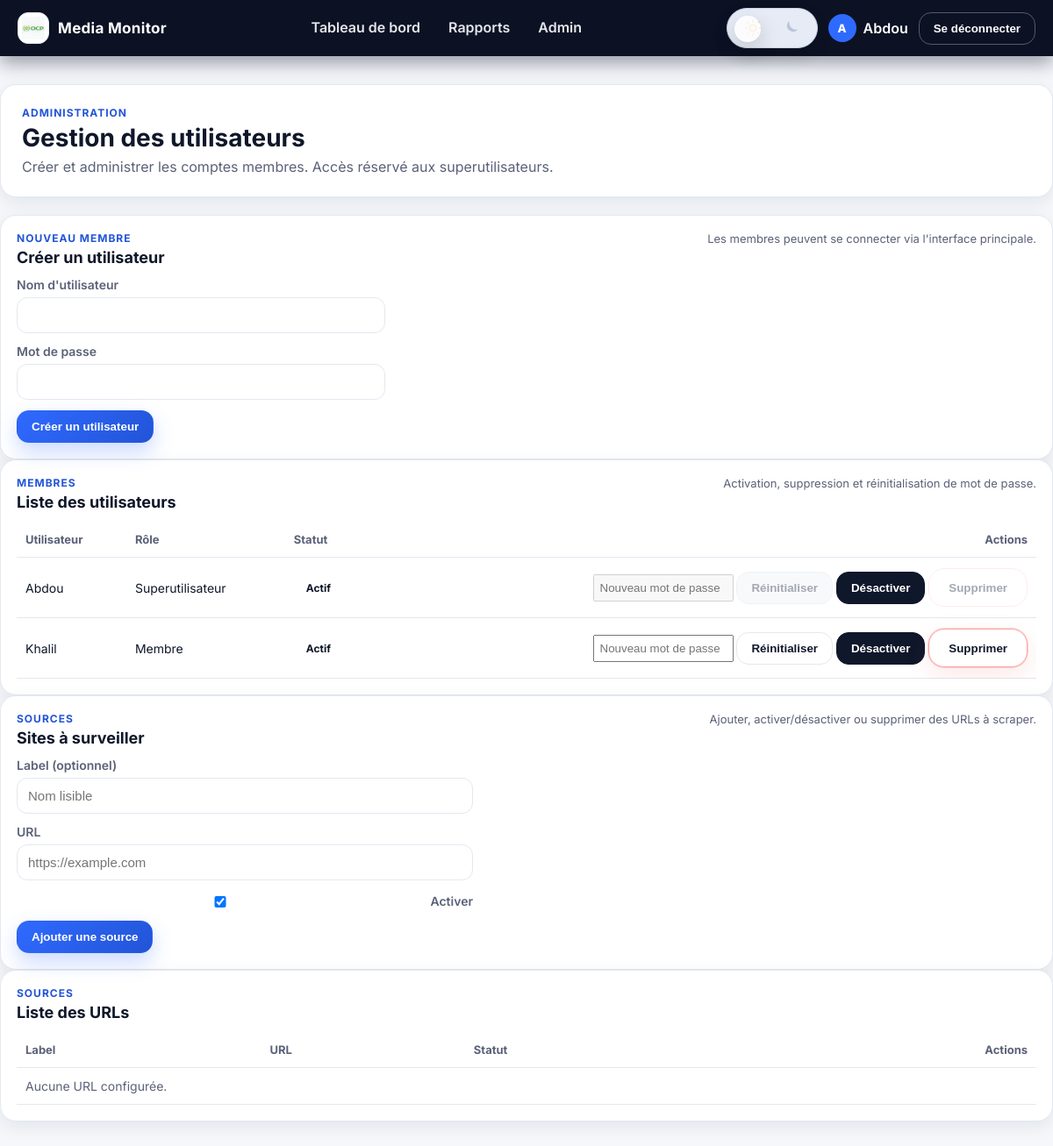
/administration/users/ (signed in), run on an earlier commit of the app's database.
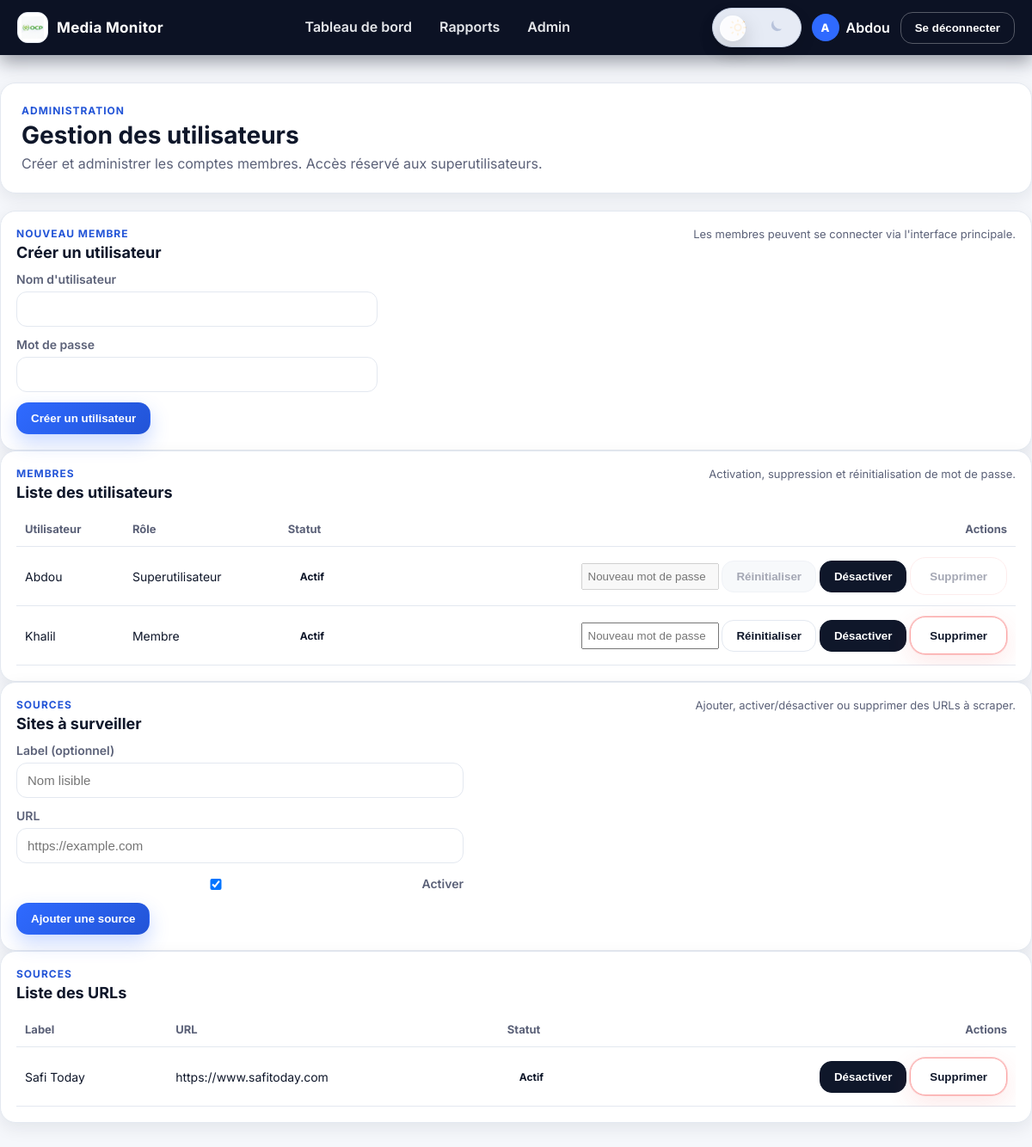
And on a later commit of the database.
### monitoring/models.py (models this page shows, shortened)
class ScrapeTarget(models.Model):
    label = models.CharField(max_length=255, blank=True, help_text="Optional friendly name")
    url = models.URLField(unique=True)
    is_active = models.BooleanField(default=True)
    created_at = models.DateTimeField(auto_now_add=True)
    class Meta:
        ordering = ["-created_at"]

### monitoring/views.py (the view, shortened to what this page needs)
# urls.py: path("administration/users/", views.admin_users, name="admin_users"),
@admin_required
@require_http_methods(["GET", "POST"])
def admin_users(request):
    User = get_user_model()
    members = (
        get_user_model()
        .objects.all()
        .order_by("username")
        .values("id", "username", "is_active", "is_superuser", "date_joined")
    )
    targets = ScrapeTarget.objects.all().order_by("-created_at")
    return render(
        request,
        "admin/users.html",
        {
            "members": members,
            "targets": targets,
        },
    )

### monitoring/templatetags/i18n_fr.py (called while the page is built)
@register.filter(name="t")
def translate(key: object) -> str:
    if key is None:
        return ""
    text = str(key)
    return TRANSLATIONS_FR.get(text, text)

### monitoring/views.py (called while the page is built)
def admin_required(view_func):
    @wraps(view_func)
    def _wrapped(request, *args, **kwargs):
        if not request.user.is_authenticated:
            messages.error(request, "Accès non autorisé")
            return redirect("monitoring:admin_login")
        if not request.user.is_superuser:
            messages.error(request, "Accès non autorisé")
            return redirect("monitoring:admin_login")
        return view_func(request, *args, **kwargs)
    return _wrapped

### monitoring/templates/admin/users.html (shortened to what the changed rows need)
{% extends "base.html" %}
{% load static %}
{% block content %}
<section class="hero">
    <div class="hero-inner">
        <div class="hero-text">
            <h1>Gestion des utilisateurs</h1>
        </div>
    </div>
</section>
<section class="panel">
    <div class="panel-header">
        <div>
            <h2>Créer un utilisateur</h2>
        </div>
    </div>
</section>
<section class="panel">
    <div class="panel-header">
        <div>
            <h2>Liste des utilisateurs</h2>
        </div>
    </div>
    <div class="table-wrapper">
        <table>
            <thead>
                <tr>
                    <th>Utilisateur</th>
                    <th>Rôle</th>
                    <th>Statut</th>
                    <th class="text-right">Actions</th>
                </tr>
            </thead>
            <tbody>
                {% for member in members %}
                    <tr>
                        <td>{{ member.username }}</td>
                        <td>{% if member.is_superuser %}Superutilisateur{% else %}Membre{% endif %}</td>
                        <td>
                            {% if member.is_active %}
                                <span class="badge">Actif</span>
                            {% else %}
                                <span class="badge danger">Désactivé</span>
                            {% endif %}
                        </td>
                        <td class="text-right">
                            <form method="post" style="display:inline;">
                                <input type="password" name="password" placeholder="Nouveau mot de passe" style="width:160px; padding:6px;" {% if member.is_superuser %}disabled{% endif %}>
                                <button class="btn secondary" type="submit" {% if member.is_superuser %}disabled{% endif %}>Réinitialiser</button>
                            </form>
                            <form method="post" style="display:inline;">
                                {% if member.is_active %}
                                    <button class="btn dark" type="submit">Désactiver</button>
                                {% else %}
                                    <input type="hidden" name="action" value="enable_user">
                                    <button class="btn dark" type="submit">Activer</button>
                                {% endif %}
                            </form>
                            <form method="post" style="display:inline;">
                                {% if member.id == request.user.id or member.is_superuser %}
                                    <button class="btn danger-delete-btn admin-users-delete-btn" data-testid="admin-delete-user" type="button" disabled>Supprimer</button>
                                {% else %}
                                    <button class="btn danger-delete-btn admin-users-delete-btn" data-testid="admin-delete-user" type="submit" onclick="return confirm('Confirmer la suppression ?');">Supprimer</button>
                                {% endif %}
                            </form>
                        </td>
                    </tr>
                {% empty %}
                    <tr><td colspan="4" class="muted">Aucun utilisateur.</td></tr>
                {% endfor %}
            </tbody>
        </table>
    </div>
</section>
<section class="panel">
    <div class="panel-header">
        <div>
            <h2>Sites à surveiller</h2>
        </div>
    </div>
</section>
<section class="panel">
    <div class="panel-header">
        <div>
            <h2>Liste des URLs</h2>
        </div>
    </div>
    <div class="table-wrapper">
        <table>
            <thead>
                <tr>
                    <th>Label</th>
                    <th>URL</th>
                    <th>Statut</th>
                    <th class="text-right">Actions</th>
                </tr>
            </thead>
            <tbody>
                {% for target in targets %}
                    <tr>
                        <td>{{ target.label|default:"—" }}</td>
                        <td><a href="{{ target.url }}" target="_blank" rel="noopener">{{ target.url }}</a></td>
                        <td>
                            {% if target.is_active %}
                                <span class="badge">Actif</span>
                            {% else %}
                                <span class="badge danger">Inactif</span>
                            {% endif %}
                        </td>
                        <td class="text-right">
                            <form method="post" style="display:inline;">
                                {% if target.is_active %}
                                    <button class="btn dark" type="submit">Désactiver</button>
                                {% else %}
                                    <button class="btn dark" type="submit">Activer</button>
                                {% endif %}
                            </form>
                            <form method="post" style="display:inline;">
                                <button class="btn danger-delete-btn" type="submit" onclick="return confirm('Supprimer cette source ?');">Supprimer</button>
                            </form>
                        </td>
                    </tr>
                {% empty %}
                    <tr><td colspan="4" class="muted">Aucune URL configurée.</td></tr>
                {% endfor %}
            </tbody>
        </table>
    </div>
</section>
{% endblock %}

### monitoring/templates/base.html (shortened to what this page needs)
{% load static %}
{% load i18n_fr %}
<!DOCTYPE html>
<html lang="fr">
<head>
    <link rel="stylesheet" href="{% static 'css/styles.css' %}">
</head>
<body>
    <header class="topbar">
        <div class="container topbar-inner">
            <a class="brand" href="{% url 'monitoring:dashboard' %}">
                <span class="brand-icon">
                    <img src="{% static 'img/ocp-logo.png' %}" alt="OCP">
                </span>
                <span class="brand-text">Media Monitor</span>
            </a>
            <nav class="nav" id="primary-nav">
                <a href="{% url 'monitoring:dashboard' %}" class="{% if request.path == '/' %}active{% endif %}">{{ "Dashboard"|t }}</a>
                <a href="{% url 'monitoring:report' %}" class="{% if request.path == '/report/' %}active{% endif %}">{{ "Reports"|t }}</a>
                {% if request.user.is_superuser %}
                    <a href="{% url 'monitoring:admin_users' %}">{{ "Admin"|t }}</a>
                {% endif %}
            </nav>
            <div class="user-actions">
                <button class="theme-toggle" type="button" aria-label="Toggle dark mode" aria-checked="false" tabindex="0" role="switch">
                    <span class="theme-toggle-track">
                        <span class="theme-icon sun" aria-hidden="true">
                        </span>
                        <span class="theme-toggle-knob"></span>
                        <span class="theme-icon moon" aria-hidden="true">
                            <svg viewBox="0 0 24 24" focusable="false" aria-hidden="true">
                                <path d="M21 13.5A8.5 8.5 0 0 1 10.5 3a7.5 7.5 0 1 0 10.5 10.5Z"></path>
                            </svg>
                        </span>
                    </span>
                </button>
                {% if request.user.is_authenticated %}
                    <div class="user-summary">
                        <span class="avatar-circle">{{ request.user.username|slice:":1"|upper }}</span>
                        <span class="user-name">{{ request.user.username }}</span>
                    </div>
                    <form method="post" action="{% url 'logout' %}">
                        <button type="submit" class="btn ghost">{{ "Logout"|t }}</button>
                    </form>
                {% else %}
                    <a class="btn primary" href="{% url 'login' %}">{{ "Login"|t }}</a>
                {% endif %}
            </div>
        </div>
    </header>
    <main class="page container">
        {% block content %}{% endblock %}
    </main>
</body>
</html>

What changed in the data, as far as the page shows it:
added ScrapeTarget: label "Safi Today", url "https://www.safitoday.com", is_active "Actif"
Also different on the page:
text no longer shown: "Aucune URL configurée."
